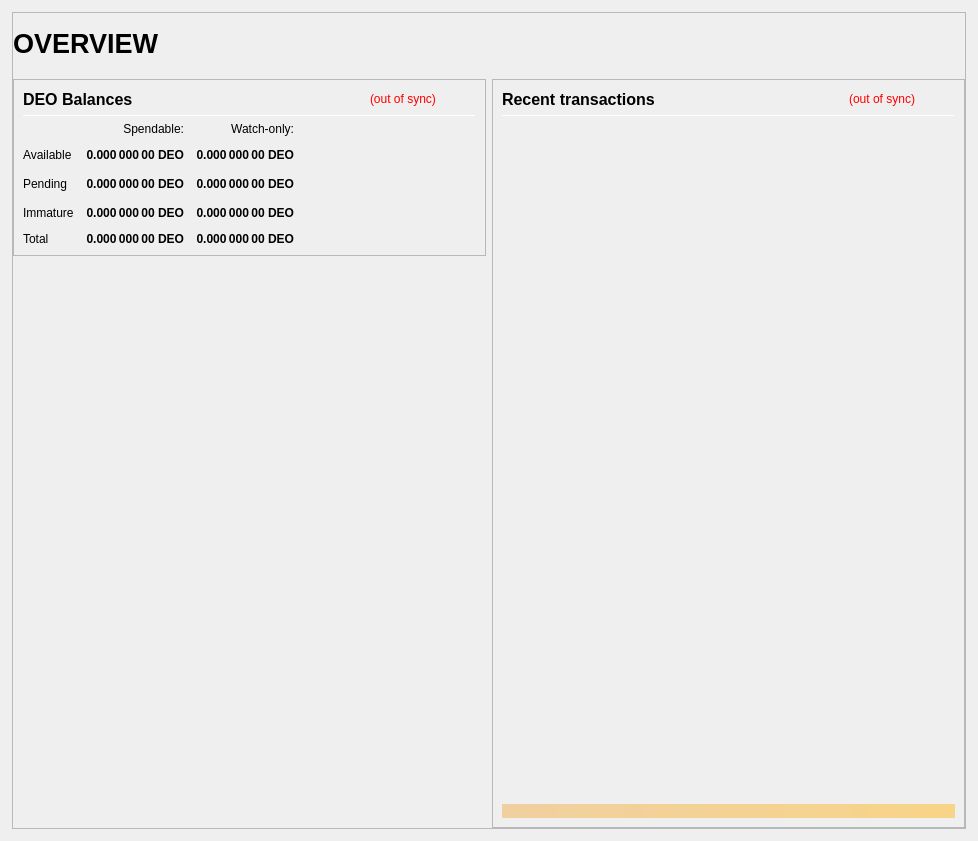
<?xml version="1.0" encoding="UTF-8"?>
<ui version="4.0">
 <class>OverviewPage</class>
 <widget class="QWidget" name="OverviewPage">
  <property name="geometry">
   <rect>
    <x>0</x>
    <y>0</y>
    <width>978</width>
    <height>841</height>
   </rect>
  </property>
  <property name="minimumSize">
   <size>
    <width>960</width>
    <height>682</height>
   </size>
  </property>
  <property name="font">
   <font>
    <weight>50</weight>
    <bold>false</bold>
   </font>
  </property>
  <property name="windowTitle">
   <string>Overview</string>
  </property>
  <layout class="QVBoxLayout" name="topLayout" stretch="0">
   <property name="leftMargin">
    <number>12</number>
   </property>
   <property name="topMargin">
    <number>12</number>
   </property>
   <property name="rightMargin">
    <number>12</number>
   </property>
   <property name="bottomMargin">
    <number>12</number>
   </property>
   <item>
    <widget class="QFrame" name="frame_BG">
     <property name="minimumSize">
      <size>
       <width>850</width>
       <height>610</height>
      </size>
     </property>
     <property name="maximumSize">
      <size>
       <width>16777215</width>
       <height>16777215</height>
      </size>
     </property>
     <property name="frameShape">
      <enum>QFrame::StyledPanel</enum>
     </property>
     <property name="frameShadow">
      <enum>QFrame::Raised</enum>
     </property>
     <layout class="QVBoxLayout" name="verticalLayout" stretch="0">
      <property name="leftMargin">
       <number>0</number>
      </property>
      <property name="topMargin">
       <number>0</number>
      </property>
      <property name="rightMargin">
       <number>0</number>
      </property>
      <property name="bottomMargin">
       <number>0</number>
      </property>
      <item>
       <layout class="QVBoxLayout" name="verticalLayout_Master" stretch="0,1">
        <property name="leftMargin">
         <number>0</number>
        </property>
        <property name="topMargin">
         <number>0</number>
        </property>
        <property name="rightMargin">
         <number>0</number>
        </property>
        <property name="bottomMargin">
         <number>0</number>
        </property>
        <item>
         <widget class="QFrame" name="frame_Header">
          <layout class="QVBoxLayout" name="verticalLayout_Header" stretch="0">
           <property name="leftMargin">
            <number>0</number>
           </property>
           <property name="topMargin">
            <number>0</number>
           </property>
           <property name="rightMargin">
            <number>0</number>
           </property>
           <property name="bottomMargin">
            <number>0</number>
           </property>
           <item>
            <layout class="QHBoxLayout" name="horizontalLayout_Header" stretch="1,0,0">
             <property name="spacing">
              <number>10</number>
             </property>
             <item>
              <widget class="QLabel" name="labelOverviewHeaderLeft">
               <property name="minimumSize">
                <size>
                 <width>464</width>
                 <height>60</height>
                </size>
               </property>
               <property name="maximumSize">
                <size>
                 <width>16777215</width>
                 <height>60</height>
                </size>
               </property>
               <property name="font">
                <font>
                 <pointsize>20</pointsize>
                 <weight>75</weight>
                 <bold>true</bold>
                </font>
               </property>
               <property name="text">
                <string>OVERVIEW</string>
               </property>
               <property name="alignment">
                <set>Qt::AlignLeading|Qt::AlignLeft|Qt::AlignVCenter</set>
               </property>
              </widget>
             </item>
             <item>
              <spacer name="horizontalSpacer_Header">
               <property name="orientation">
                <enum>Qt::Horizontal</enum>
               </property>
               <property name="sizeType">
                <enum>QSizePolicy::Maximum</enum>
               </property>
               <property name="sizeHint" stdset="0">
                <size>
                 <width>40</width>
                 <height>20</height>
                </size>
               </property>
              </spacer>
             </item>
             <item>
              <widget class="QLabel" name="labelOverviewHeaderRight">
               <property name="minimumSize">
                <size>
                 <width>464</width>
                 <height>60</height>
                </size>
               </property>
               <property name="maximumSize">
                <size>
                 <width>16777215</width>
                 <height>60</height>
                </size>
               </property>
               <property name="font">
                <font>
                 <pointsize>14</pointsize>
                </font>
               </property>
               <property name="text">
                <string/>
               </property>
               <property name="alignment">
                <set>Qt::AlignRight|Qt::AlignTrailing|Qt::AlignVCenter</set>
               </property>
              </widget>
             </item>
            </layout>
           </item>
          </layout>
         </widget>
        </item>
        <item>
         <widget class="QFrame" name="frame_Content">
          <layout class="QVBoxLayout" name="verticalLayout_Content">
           <property name="leftMargin">
            <number>0</number>
           </property>
           <property name="topMargin">
            <number>0</number>
           </property>
           <property name="rightMargin">
            <number>0</number>
           </property>
           <property name="bottomMargin">
            <number>0</number>
           </property>
           <item>
            <layout class="QHBoxLayout" name="horizontalLayout_Content" stretch="1,1">
             <property name="spacing">
              <number>6</number>
             </property>
             <item>
              <layout class="QVBoxLayout" name="verticalLayout_left" stretch="0,0">
               <item>
                <widget class="QFrame" name="frameBalances">
                 <property name="frameShape">
                  <enum>QFrame::StyledPanel</enum>
                 </property>
                 <property name="frameShadow">
                  <enum>QFrame::Raised</enum>
                 </property>
                 <layout class="QVBoxLayout" name="verticalLayout_4">
                  <item>
                   <layout class="QHBoxLayout" name="hlBalancesHeader" stretch="2,0,0">
                    <property name="spacing">
                     <number>6</number>
                    </property>
                    <item>
                     <widget class="QLabel" name="labelBalances">
                      <property name="minimumSize">
                       <size>
                        <width>0</width>
                        <height>0</height>
                       </size>
                      </property>
                      <property name="font">
                       <font>
                        <pointsize>12</pointsize>
                        <weight>75</weight>
                        <bold>true</bold>
                       </font>
                      </property>
                      <property name="text">
                       <string>DEO Balances</string>
                      </property>
                     </widget>
                    </item>
                    <item>
                     <widget class="QLabel" name="labelWalletStatus">
                      <property name="cursor">
                       <cursorShape>WhatsThisCursor</cursorShape>
                      </property>
                      <property name="toolTip">
                       <string>The displayed information may be out of date. Your wallet automatically synchronizes with the Destocoin network after a connection is established, but this process has not completed yet.</string>
                      </property>
                      <property name="styleSheet">
                       <string notr="true">QLabel { color: red; }</string>
                      </property>
                      <property name="text">
                       <string notr="true">(out of sync)</string>
                      </property>
                      <property name="alignment">
                       <set>Qt::AlignLeading|Qt::AlignLeft|Qt::AlignVCenter</set>
                      </property>
                     </widget>
                    </item>
                    <item>
                     <spacer name="hsBalancesHeader">
                      <property name="orientation">
                       <enum>Qt::Horizontal</enum>
                      </property>
                      <property name="sizeHint" stdset="0">
                       <size>
                        <width>40</width>
                        <height>20</height>
                       </size>
                      </property>
                     </spacer>
                    </item>
                   </layout>
                  </item>
                  <item>
                   <widget class="Line" name="lineBalances">
                    <property name="minimumSize">
                     <size>
                      <width>0</width>
                      <height>1</height>
                     </size>
                    </property>
                    <property name="maximumSize">
                     <size>
                      <width>16777215</width>
                      <height>1</height>
                     </size>
                    </property>
                    <property name="orientation">
                     <enum>Qt::Horizontal</enum>
                    </property>
                   </widget>
                  </item>
                  <item>
                   <layout class="QGridLayout" name="gridLayout">
                    <property name="spacing">
                     <number>12</number>
                    </property>
                    <item row="2" column="2">
                     <widget class="QLabel" name="labelWatchPending">
                      <property name="font">
                       <font>
                        <weight>75</weight>
                        <bold>true</bold>
                       </font>
                      </property>
                      <property name="cursor">
                       <cursorShape>ArrowCursor</cursorShape>
                      </property>
                      <property name="toolTip">
                       <string>Unconfirmed transactions to watch-only addresses</string>
                      </property>
                      <property name="text">
                       <string notr="true">0.000 000 00 DEO</string>
                      </property>
                      <property name="alignment">
                       <set>Qt::AlignRight|Qt::AlignTrailing|Qt::AlignVCenter</set>
                      </property>
                      <property name="textInteractionFlags">
                       <set>Qt::NoTextInteraction</set>
                      </property>
                     </widget>
                    </item>
                    <item row="2" column="1">
                     <widget class="QLabel" name="labelUnconfirmed">
                      <property name="font">
                       <font>
                        <weight>75</weight>
                        <bold>true</bold>
                       </font>
                      </property>
                      <property name="cursor">
                       <cursorShape>ArrowCursor</cursorShape>
                      </property>
                      <property name="toolTip">
                       <string>Total of transactions that have yet to be confirmed, and do not yet count toward the spendable balance</string>
                      </property>
                      <property name="text">
                       <string notr="true">0.000 000 00 DEO</string>
                      </property>
                      <property name="alignment">
                       <set>Qt::AlignRight|Qt::AlignTrailing|Qt::AlignVCenter</set>
                      </property>
                      <property name="textInteractionFlags">
                       <set>Qt::NoTextInteraction</set>
                      </property>
                     </widget>
                    </item>
                    <item row="3" column="2">
                     <widget class="QLabel" name="labelWatchImmature">
                      <property name="font">
                       <font>
                        <weight>75</weight>
                        <bold>true</bold>
                       </font>
                      </property>
                      <property name="cursor">
                       <cursorShape>ArrowCursor</cursorShape>
                      </property>
                      <property name="toolTip">
                       <string>Staked or masternode rewards in watch-only addresses that has not yet matured</string>
                      </property>
                      <property name="text">
                       <string notr="true">0.000 000 00 DEO</string>
                      </property>
                      <property name="alignment">
                       <set>Qt::AlignRight|Qt::AlignTrailing|Qt::AlignVCenter</set>
                      </property>
                      <property name="textInteractionFlags">
                       <set>Qt::NoTextInteraction</set>
                      </property>
                     </widget>
                    </item>
                    <item row="4" column="0">
                     <widget class="QLabel" name="labelTotalText">
                      <property name="text">
                       <string>Total</string>
                      </property>
                      <property name="textInteractionFlags">
                       <set>Qt::NoTextInteraction</set>
                      </property>
                     </widget>
                    </item>
                    <item row="3" column="1">
                     <widget class="QLabel" name="labelImmature">
                      <property name="font">
                       <font>
                        <weight>75</weight>
                        <bold>true</bold>
                       </font>
                      </property>
                      <property name="cursor">
                       <cursorShape>ArrowCursor</cursorShape>
                      </property>
                      <property name="toolTip">
                       <string>Staked or masternode rewards that has not yet matured</string>
                      </property>
                      <property name="text">
                       <string notr="true">0.000 000 00 DEO</string>
                      </property>
                      <property name="alignment">
                       <set>Qt::AlignRight|Qt::AlignTrailing|Qt::AlignVCenter</set>
                      </property>
                      <property name="textInteractionFlags">
                       <set>Qt::NoTextInteraction</set>
                      </property>
                     </widget>
                    </item>
                    <item row="2" column="3">
                     <spacer name="hsBalances">
                      <property name="orientation">
                       <enum>Qt::Horizontal</enum>
                      </property>
                      <property name="sizeHint" stdset="0">
                       <size>
                        <width>40</width>
                        <height>20</height>
                       </size>
                      </property>
                     </spacer>
                    </item>
                    <item row="3" column="0">
                     <widget class="QLabel" name="labelImmatureText">
                      <property name="text">
                       <string>Immature</string>
                      </property>
                      <property name="textInteractionFlags">
                       <set>Qt::NoTextInteraction</set>
                      </property>
                     </widget>
                    </item>
                    <item row="4" column="1">
                     <widget class="QLabel" name="labelTotal">
                      <property name="font">
                       <font>
                        <weight>75</weight>
                        <bold>true</bold>
                       </font>
                      </property>
                      <property name="cursor">
                       <cursorShape>ArrowCursor</cursorShape>
                      </property>
                      <property name="toolTip">
                       <string>Your current total balance</string>
                      </property>
                      <property name="text">
                       <string notr="true">0.000 000 00 DEO</string>
                      </property>
                      <property name="alignment">
                       <set>Qt::AlignRight|Qt::AlignTrailing|Qt::AlignVCenter</set>
                      </property>
                      <property name="textInteractionFlags">
                       <set>Qt::NoTextInteraction</set>
                      </property>
                     </widget>
                    </item>
                    <item row="4" column="2">
                     <widget class="QLabel" name="labelWatchTotal">
                      <property name="font">
                       <font>
                        <weight>75</weight>
                        <bold>true</bold>
                       </font>
                      </property>
                      <property name="cursor">
                       <cursorShape>ArrowCursor</cursorShape>
                      </property>
                      <property name="toolTip">
                       <string>Current total balance in watch-only addresses</string>
                      </property>
                      <property name="text">
                       <string notr="true">0.000 000 00 DEO</string>
                      </property>
                      <property name="alignment">
                       <set>Qt::AlignRight|Qt::AlignTrailing|Qt::AlignVCenter</set>
                      </property>
                      <property name="textInteractionFlags">
                       <set>Qt::NoTextInteraction</set>
                      </property>
                     </widget>
                    </item>
                    <item row="0" column="2">
                     <widget class="QLabel" name="labelWatchonly">
                      <property name="text">
                       <string>Watch-only:</string>
                      </property>
                      <property name="alignment">
                       <set>Qt::AlignRight|Qt::AlignTrailing|Qt::AlignVCenter</set>
                      </property>
                     </widget>
                    </item>
                    <item row="1" column="0">
                     <widget class="QLabel" name="labelBalanceText">
                      <property name="text">
                       <string>Available</string>
                      </property>
                      <property name="textInteractionFlags">
                       <set>Qt::NoTextInteraction</set>
                      </property>
                     </widget>
                    </item>
                    <item row="1" column="1">
                     <widget class="QLabel" name="labelBalance">
                      <property name="font">
                       <font>
                        <weight>75</weight>
                        <bold>true</bold>
                       </font>
                      </property>
                      <property name="cursor">
                       <cursorShape>ArrowCursor</cursorShape>
                      </property>
                      <property name="toolTip">
                       <string>Your current spendable balance</string>
                      </property>
                      <property name="text">
                       <string notr="true">0.000 000 00 DEO</string>
                      </property>
                      <property name="alignment">
                       <set>Qt::AlignRight|Qt::AlignTrailing|Qt::AlignVCenter</set>
                      </property>
                      <property name="textInteractionFlags">
                       <set>Qt::NoTextInteraction</set>
                      </property>
                     </widget>
                    </item>
                    <item row="1" column="2">
                     <widget class="QLabel" name="labelWatchAvailable">
                      <property name="font">
                       <font>
                        <weight>75</weight>
                        <bold>true</bold>
                       </font>
                      </property>
                      <property name="cursor">
                       <cursorShape>ArrowCursor</cursorShape>
                      </property>
                      <property name="toolTip">
                       <string>Your current balance in watch-only addresses</string>
                      </property>
                      <property name="text">
                       <string notr="true">0.000 000 00 DEO</string>
                      </property>
                      <property name="alignment">
                       <set>Qt::AlignRight|Qt::AlignTrailing|Qt::AlignVCenter</set>
                      </property>
                      <property name="textInteractionFlags">
                       <set>Qt::NoTextInteraction</set>
                      </property>
                     </widget>
                    </item>
                    <item row="2" column="0">
                     <widget class="QLabel" name="labelPendingText">
                      <property name="text">
                       <string>Pending</string>
                      </property>
                      <property name="textInteractionFlags">
                       <set>Qt::NoTextInteraction</set>
                      </property>
                     </widget>
                    </item>
                    <item row="0" column="1">
                     <widget class="QLabel" name="labelSpendable">
                      <property name="text">
                       <string>Spendable:</string>
                      </property>
                      <property name="alignment">
                       <set>Qt::AlignRight|Qt::AlignTrailing|Qt::AlignVCenter</set>
                      </property>
                     </widget>
                    </item>
                   </layout>
                  </item>
                 </layout>
                </widget>
               </item>
               <item>
                <spacer name="verticalSpacer">
                 <property name="orientation">
                  <enum>Qt::Vertical</enum>
                 </property>
                 <property name="sizeHint" stdset="0">
                  <size>
                   <width>20</width>
                   <height>40</height>
                  </size>
                 </property>
                </spacer>
               </item>
              </layout>
             </item>
             <item>
              <layout class="QVBoxLayout" name="verticalLayout_right" stretch="1">
               <item>
                <widget class="QFrame" name="frame_RecentTransactions">
                 <property name="minimumSize">
                  <size>
                   <width>0</width>
                   <height>0</height>
                  </size>
                 </property>
                 <property name="frameShape">
                  <enum>QFrame::StyledPanel</enum>
                 </property>
                 <property name="frameShadow">
                  <enum>QFrame::Raised</enum>
                 </property>
                 <layout class="QVBoxLayout" name="verticalLayout_1" stretch="0,0,0,0,0">
                  <item>
                   <layout class="QHBoxLayout" name="horizontalLayout_2" stretch="2,0,0">
                    <property name="spacing">
                     <number>3</number>
                    </property>
                    <item>
                     <widget class="QLabel" name="label_4">
                      <property name="minimumSize">
                       <size>
                        <width>0</width>
                        <height>20</height>
                       </size>
                      </property>
                      <property name="font">
                       <font>
                        <pointsize>12</pointsize>
                        <weight>75</weight>
                        <bold>true</bold>
                       </font>
                      </property>
                      <property name="text">
                       <string>Recent transactions</string>
                      </property>
                     </widget>
                    </item>
                    <item>
                     <widget class="QLabel" name="labelTransactionsStatus">
                      <property name="cursor">
                       <cursorShape>WhatsThisCursor</cursorShape>
                      </property>
                      <property name="toolTip">
                       <string>The displayed information may be out of date. Your wallet automatically synchronizes with the Destocoin network after a connection is established, but this process has not completed yet.</string>
                      </property>
                      <property name="styleSheet">
                       <string notr="true">QLabel { color: red; }</string>
                      </property>
                      <property name="text">
                       <string notr="true">(out of sync)</string>
                      </property>
                      <property name="alignment">
                       <set>Qt::AlignRight|Qt::AlignTrailing|Qt::AlignVCenter</set>
                      </property>
                     </widget>
                    </item>
                    <item>
                     <spacer name="horizontalSpacer">
                      <property name="orientation">
                       <enum>Qt::Horizontal</enum>
                      </property>
                      <property name="sizeHint" stdset="0">
                       <size>
                        <width>40</width>
                        <height>20</height>
                       </size>
                      </property>
                     </spacer>
                    </item>
                   </layout>
                  </item>
                  <item>
                   <widget class="Line" name="line">
                    <property name="minimumSize">
                     <size>
                      <width>0</width>
                      <height>1</height>
                     </size>
                    </property>
                    <property name="maximumSize">
                     <size>
                      <width>16777215</width>
                      <height>1</height>
                     </size>
                    </property>
                    <property name="orientation">
                     <enum>Qt::Horizontal</enum>
                    </property>
                   </widget>
                  </item>
                  <item>
                   <widget class="QListView" name="listTransactions">
                    <property name="minimumSize">
                     <size>
                      <width>0</width>
                      <height>0</height>
                     </size>
                    </property>
                    <property name="styleSheet">
                     <string notr="true">QListView { background: transparent; }</string>
                    </property>
                    <property name="frameShape">
                     <enum>QFrame::NoFrame</enum>
                    </property>
                    <property name="verticalScrollBarPolicy">
                     <enum>Qt::ScrollBarAlwaysOff</enum>
                    </property>
                    <property name="horizontalScrollBarPolicy">
                     <enum>Qt::ScrollBarAlwaysOff</enum>
                    </property>
                    <property name="selectionMode">
                     <enum>QAbstractItemView::NoSelection</enum>
                    </property>
                   </widget>
                  </item>
                  <item>
                   <spacer name="verticalSpacer_2">
                    <property name="orientation">
                     <enum>Qt::Vertical</enum>
                    </property>
                    <property name="sizeType">
                     <enum>QSizePolicy::Expanding</enum>
                    </property>
                    <property name="sizeHint" stdset="0">
                     <size>
                      <width>20</width>
                      <height>40</height>
                     </size>
                    </property>
                   </spacer>
                  </item>
                  <item>
                   <widget class="QLabel" name="labelAlerts">
                    <property name="maximumSize">
                     <size>
                      <width>16777215</width>
                      <height>16777215</height>
                     </size>
                    </property>
                    <property name="styleSheet">
                     <string notr="true">background-color: qlineargradient(x1: 0, y1: 0, x2: 1, y2: 0, stop:0 #F0D0A0, stop:1 #F8D488); color:#000000;</string>
                    </property>
                    <property name="text">
                     <string/>
                    </property>
                    <property name="wordWrap">
                     <bool>true</bool>
                    </property>
                    <property name="margin">
                     <number>3</number>
                    </property>
                   </widget>
                  </item>
                 </layout>
                </widget>
               </item>
              </layout>
             </item>
            </layout>
           </item>
          </layout>
         </widget>
        </item>
       </layout>
      </item>
     </layout>
    </widget>
   </item>
  </layout>
 </widget>
 <resources/>
 <connections/>
</ui>
